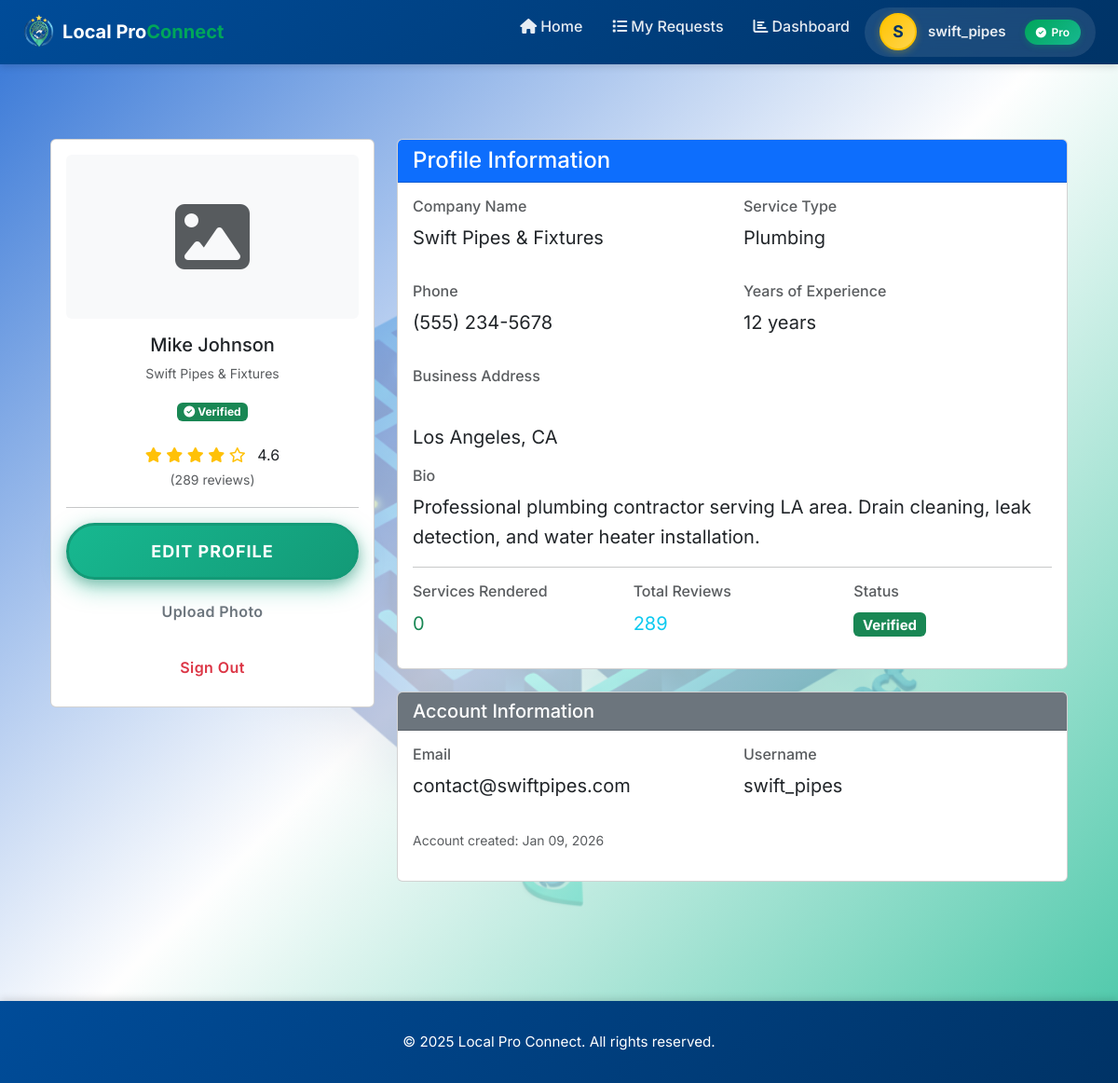
Screenshot of /accounts/professionals/66/ (signed in) with the database file from the repository.
### accounts/models.py (models this page shows, shortened)
class ProviderProfile(models.Model):
	SERVICE_CHOICES = [
		('plumbing', 'Plumbing'),
		('electrical', 'Electrical'),
		('carpentry', 'Carpentry'),
		('cleaning', 'Cleaning'),
		('tutoring', 'Tutoring'),
		('hvac', 'HVAC'),
		('roofing', 'Roofing'),
		('landscaping', 'Landscaping'),
		('painting', 'Painting'),
		('other', 'Other'),
	]
	user = models.OneToOneField(settings.AUTH_USER_MODEL, on_delete=models.CASCADE, related_name='provider_profile')
	company_name = models.CharField(max_length=255, blank=True)
	service_type = models.CharField(max_length=50, choices=SERVICE_CHOICES, default='other')
	phone = models.CharField(max_length=20, blank=True)
	business_address = models.CharField(max_length=255, blank=True)
	city = models.CharField(max_length=100, blank=True)
	state = models.CharField(max_length=50, blank=True)
	zip_code = models.CharField(max_length=10, blank=True)
	service_description = models.TextField(blank=True)
	bio = models.TextField(blank=True)
	profile_picture = models.ImageField(upload_to='profiles/', null=True, blank=True)
	services_rendered = models.PositiveIntegerField(default=0)
	years_experience = models.PositiveIntegerField(default=0)
	rating = models.DecimalField(max_digits=3, decimal_places=1, default=5.0)
	total_reviews = models.IntegerField(default=0)
	is_verified = models.BooleanField(default=False)
	min_price = models.DecimalField(max_digits=10, decimal_places=2, default=50.00, help_text="Minimum service price")
	max_price = models.DecimalField(max_digits=10, decimal_places=2, null=True, blank=True, help_text="Maximum service price (for display range)")
	SERVICE_RATE_CHOICES = [
		('hourly', 'Hourly'),
		('fixed', 'Fixed Price'),
		('custom', 'Custom Quote'),
	]
	service_rate = models.CharField(max_length=20, choices=SERVICE_RATE_CHOICES, default='fixed', help_text="How this provider charges for services")
	latitude = models.DecimalField(max_digits=9, decimal_places=6, null=True, blank=True, help_text="Current latitude for live tracking")
	longitude = models.DecimalField(max_digits=9, decimal_places=6, null=True, blank=True, help_text="Current longitude for live tracking")
	created_at = models.DateTimeField(auto_now_add=True)
	updated_at = models.DateTimeField(auto_now=True)
	class Meta:
		verbose_name = 'Provider Profile'
		verbose_name_plural = 'Provider Profiles'
		ordering = ['-created_at']

### accounts/views.py (the view)
# urls.py: path('professionals/<int:provider_id>/', views.provider_profile_detail, name='provider_profile_detail'),
@read_only_profile
def provider_profile_detail(request, provider_id):
    if not request.user.is_authenticated:
        return redirect('accounts:login_page')
    provider_profile = get_object_or_404(
        ProviderProfile.objects.select_related('user'),
        id=provider_id
    )
    is_own_profile = request.user == provider_profile.user
    can_edit = is_own_profile and request.user.is_authenticated
    context = {
        'provider_profile': provider_profile,
        'user': provider_profile.user,
        'is_own_profile': is_own_profile,
        'can_edit': can_edit,  # Used in template to show/hide edit buttons
        'read_only': getattr(request, 'read_only_profile', True),  # Flag for template
    }
    return render(request, 'accounts/provider_profile_detail.html', context)

### accounts/templates/accounts/provider_profile_detail.html (shortened to what this page needs)
{% extends 'base.html' %}
{% load static %}
{% block content %}
<div class="container py-5">
    <div class="row">
        <div class="col-md-4">
            <div class="card sticky-top">
                <div class="card-body text-center">
                    {% if provider_profile and provider_profile.profile_picture %}
                        <img src="{{ provider_profile.profile_picture.url }}" alt="Profile picture" class="img-fluid rounded mb-3" style="max-height: 250px; object-fit: cover;">
                    {% else %}
                        <div class="bg-light rounded mb-3 p-5">
                            <i class="fas fa-image fa-5x text-muted"></i>
                        </div>
                    {% endif %}
                    <h5>{{ user.get_full_name|default:user.username }}</h5>
                    <p class="text-muted small">{{ provider_profile.company_name }}</p>
                    {% if provider_profile.is_verified %}
                        <span class="badge bg-success mb-2">
                            <i class="fas fa-check-circle"></i> Verified
                        </span>
                    {% endif %}
                    <div class="my-3">
                        <div class="text-warning">
                            {% for i in "12345" %}
                                {% if forloop.counter <= provider_profile.rating %}
                                    <i class="fas fa-star"></i>
                                {% else %}
                                    <i class="far fa-star"></i>
                                {% endif %}
                            {% endfor %}
                            <span class="text-dark ms-2">{{ provider_profile.rating }}</span>
                        </div>
                        <small class="text-muted">({{ provider_profile.total_reviews }} reviews)</small>
                    </div>
                    <hr>
                    <div class="d-grid gap-2">
                        <a href="#editProfile" class="btn btn-primary btn-sm">Edit Profile</a>
                        <a href="#uploadPhoto" class="btn btn-outline-secondary btn-sm">Upload Photo</a>
                        <a href="/accounts/logout/" class="btn btn-outline-danger btn-sm">Sign Out</a>
                    </div>
                </div>
            </div>
        </div>
        <div class="col-md-8">
            <div class="card mb-4">
                <div class="card-header bg-primary text-white">
                    <h4 class="mb-0">Profile Information</h4>
                </div>
                <div class="card-body">
                    <div class="row mb-3">
                        <div class="col-md-6">
                            <h6 class="text-muted">Company Name</h6>
                            <p class="fs-5">{{ provider_profile.company_name }}</p>
                        </div>
                        <div class="col-md-6">
                            <h6 class="text-muted">Service Type</h6>
                            <p class="fs-5">{{ provider_profile.get_service_type_display }}</p>
                        </div>
                    </div>
                    <div class="row mb-3">
                        <div class="col-md-6">
                            <h6 class="text-muted">Phone</h6>
                            <p class="fs-5">{{ provider_profile.phone }}</p>
                        </div>
                        <div class="col-md-6">
                            <h6 class="text-muted">Years of Experience</h6>
                            <p class="fs-5">{{ provider_profile.years_experience }} years</p>
                        </div>
                    </div>
                    <div class="mb-3">
                        <h6 class="text-muted">Business Address</h6>
                        <p class="fs-5">
                            {{ provider_profile.business_address }}<br>
                            {{ provider_profile.city }}, {{ provider_profile.state }} {{ provider_profile.zip_code }}
                        </p>
                    </div>
                    <div class="mb-3">
                        <h6 class="text-muted">Bio</h6>
                        <p class="fs-5">{{ provider_profile.bio|default:"No bio added yet" }}</p>
                    </div>
                    <hr>
                    <div class="row">
                        <div class="col-md-4">
                            <h6 class="text-muted">Services Rendered</h6>
                            <p class="fs-5 text-success">{{ provider_profile.services_rendered }}</p>
                        </div>
                        <div class="col-md-4">
                            <h6 class="text-muted">Total Reviews</h6>
                            <p class="fs-5 text-info">{{ provider_profile.total_reviews }}</p>
                        </div>
                        <div class="col-md-4">
                            <h6 class="text-muted">Status</h6>
                            <p class="fs-5">
                                {% if provider_profile.is_verified %}
                                    <span class="badge bg-success">Verified</span>
                                {% else %}
                                    <span class="badge bg-warning">Pending</span>
                                {% endif %}
                            </p>
                        </div>
                    </div>
                </div>
            </div>
            <div class="card">
                <div class="card-header bg-secondary text-white">
                    <h5 class="mb-0">Account Information</h5>
                </div>
                <div class="card-body">
                    <div class="row mb-3">
                        <div class="col-md-6">
                            <h6 class="text-muted">Email</h6>
                            <p class="fs-5">{{ user.email }}</p>
                        </div>
                        <div class="col-md-6">
                            <h6 class="text-muted">Username</h6>
                            <p class="fs-5">{{ user.username }}</p>
                        </div>
                    </div>
                    <p class="text-muted small">Account created: {{ user.date_joined|date:"M d, Y" }}</p>
                </div>
            </div>
        </div>
    </div>
</div>
{% endblock %}

### templates/base.html (shortened to what this page needs)
{% load static %}
<!DOCTYPE html>
<html lang="en">
<head>
    <link href="https://cdn.jsdelivr.net/npm/bootstrap@5.3.0/dist/css/bootstrap.min.css" rel="stylesheet">
    <link href="https://cdnjs.cloudflare.com/ajax/libs/font-awesome/6.4.0/css/all.min.css" rel="stylesheet">
    <link rel="stylesheet" href="{% static 'css/request.css' %}?v=2.0">
</head>
<body>
    <nav class="navbar navbar-expand-lg navbar-dark">
        <div class="container-fluid px-4">
            <a class="navbar-brand" href="/">
                <img src="/static/assets/image/newlogo.png" alt="Local Pro Connect Logo" onerror="this.style.display='none'">
                <span class="navbar-brand-text">Local Pro<span class="highlight">Connect</span></span>
            </a>
            <div class="collapse navbar-collapse" id="navbarNav">
                <ul class="navbar-nav ms-auto">
                    <li class="nav-item">
                        <a class="nav-link" href="{% url 'accounts:home' %}"><i class="fas fa-home me-1"></i>Home</a>
                    </li>
                    {% if user.is_authenticated %}
                    {% if user.provider_profile %}
                    <li class="nav-item">
                        <a class="nav-link" href="{% url 'requests:request_list' %}"><i class="fas fa-list me-1"></i>My Requests</a>
                    </li>
                    <li class="nav-item">
                        <a class="nav-link" href="{% url 'accounts:provider_dashboard' %}"><i class="fas fa-chart-bar me-1"></i>Dashboard</a>
                    </li>
                    {% endif %}
                    <li class="nav-item dropdown profile-indicator">
                        <a class="nav-link profile-dropdown-toggle"
                           href="#"
                           id="profileDropdown"
                           role="button"
                           data-bs-toggle="dropdown"
                           aria-expanded="false"
                           aria-label="User profile menu">
                            {% if user.provider_profile.profile_picture %}
                                <img src="{{ user.provider_profile.profile_picture.url }}"
                                     alt="{{ user.username }}'s profile picture"
                                     class="profile-avatar"
                                     loading="lazy"
                                     onerror="this.style.display='none'; this.nextElementSibling.style.display='flex';">
                                <div class="profile-avatar-fallback" style="display: none;">
                                    {{ user.username|first|upper }}
                                </div>
                            {% else %}
                                <div class="profile-avatar-fallback">
                                    {{ user.username|first|upper }}
                                </div>
                            {% endif %}
                            <span class="profile-username">{{ user.username }}</span>
                            {% if user.provider_profile %}
                                <span class="provider-badge">
                                    <i class="fas fa-check-circle"></i> Pro
                                </span>
                            {% endif %}
                        </a>
                    </li>
                    {% endif %}
                </ul>
            </div>
        </div>
    </nav>
    <main class="container">
        {% block content %}{% endblock %}
    </main>
    <footer>
        <p>&copy; 2025 Local Pro Connect. All rights reserved.</p>
    </footer>
</body>
</html>

### static/css/request.css (style rules this page uses)
:root { --primary-blue: #0052CC; --primary-blue-dark: #003d99; --primary-blue-light: #0066FF; --accent-green: #17B890; --accent-green-dark: #139a77; --accent-green-light: #20D4A8; --accent-yellow: #FFC300; --accent-yellow-dark: #E6B000; --text-dark: #2C3E50; --text-medium: #4A5568; --text-light: #6B7280; --light-blue: #E8F0FE; --light-green: #E8F5F0; --light-gray: #F5F5F5; --border-gray: #E8E8E8; --border-focus: #D1D5DB; --white: #FFFFFF; --error-red: #e74c3c; --success-green: #10B981; --spacing-xs: 4px; --spacing-sm: 8px; --spacing-md: 16px; --spacing-lg: 24px; --spacing-xl: 32px; --spacing-xxl: 48px; --radius-sm: 8px; --radius-md: 12px; --radius-lg: 16px; --radius-xl: 20px; --radius-full: 999px; --shadow-xs: 0 1px 2px rgba(0, 0, 0, 0.04); --shadow-sm: 0 2px 4px rgba(0, 0, 0, 0.06), 0 1px 2px rgba(0, 0, 0, 0.03); --shadow-md: 0 4px 12px rgba(0, 0, 0, 0.08), 0 2px 4px rgba(0, 0, 0, 0.04); --shadow-lg: 0 10px 30px rgba(0, 0, 0, 0.12), 0 4px 8px rgba(0, 0, 0, 0.06); --shadow-xl: 0 20px 40px rgba(0, 0, 0, 0.15), 0 8px 16px rgba(0, 0, 0, 0.08); --shadow-inner: inset 0 2px 4px rgba(0, 0, 0, 0.04); --focus-ring-blue: 0 0 0 3px rgba(0, 82, 204, 0.12), 0 0 0 1px var(--primary-blue); --focus-ring-green: 0 0 0 3px rgba(23, 184, 144, 0.15), 0 0 0 1px var(--accent-green); --transition-fast: 150ms cubic-bezier(0.4, 0, 0.2, 1); --transition-normal: 300ms cubic-bezier(0.4, 0, 0.2, 1); --transition-slow: 500ms cubic-bezier(0.4, 0, 0.2, 1); --transition-bounce: 400ms cubic-bezier(0.68, -0.55, 0.265, 1.55); }
* { box-sizing: border-box; }
body { font-family: 'Inter', -apple-system, BlinkMacSystemFont, 'Segoe UI', 'Roboto', sans-serif; background: linear-gradient(135deg, rgba(0, 82, 204, 0.8) 0%, rgba(255, 255, 255, 0.7) 50%, rgba(23, 184, 144, 0.8) 100%), url('/static/assets/image/Gemini_Generated_Image_10go4k10go4k10go.png'); background-size: cover; background-position: center; background-attachment: fixed; margin: 0; padding: 0; color: var(--text-dark); line-height: 1.6; min-height: 100vh; -webkit-font-smoothing: antialiased; -moz-osx-font-smoothing: grayscale; }
.btn { flex: 1; padding: 14px var(--spacing-xl); border: none; border-radius: var(--radius-full); font-size: 16px; font-weight: 600; cursor: pointer; transition: all var(--transition-normal); display: inline-flex; align-items: center; justify-content: center; gap: var(--spacing-sm); text-decoration: none; font-family: inherit; text-transform: none; letter-spacing: 0.4px; position: relative; overflow: hidden; }
.btn::before { content: ''; position: absolute; top: 50%; left: 50%; width: 0; height: 0; border-radius: 50%; background: rgba(255, 255, 255, 0.3); transform: translate(-50%, -50%); transition: width 0.6s, height 0.6s; }
.btn-primary { background: linear-gradient(135deg, var(--accent-green) 0%, var(--accent-green-dark) 100%); color: var(--white); box-shadow: 0 8px 24px rgba(23, 184, 144, 0.5), 0 4px 12px rgba(0, 0, 0, 0.2); border: 3px solid var(--accent-green-dark); font-size: 18px; font-weight: 700; text-transform: uppercase; letter-spacing: 1px; }

### rows the page displays
ProviderProfile: company_name "Swift Pipes & Fixtures", rating "4.6", total_reviews "289", service_type "Plumbing", phone "(555) 234-5678", years_experience "12", city "Los Angeles", state "CA", bio "Professional plumbing contractor serving LA area. Drain cleaning, leak detection, and water heater installation.", services_rendered "0"

### other values shown
{{ user.username|first|upper }} "S"
{{ user.username }} "swift_pipes"
{{ user.get_full_name|default:user.username }} "Mike Johnson"
{{ user.email }} "contact@swiftpipes.com"
{{ user.date_joined|date:"M d, Y" }} "Jan 09, 2026"
